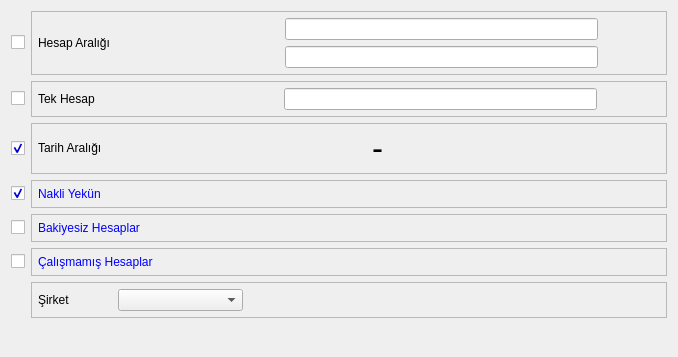
<?xml version="1.0" encoding="UTF-8"?>
<ui version="4.0">
 <class>CARI_HESAP_EKSTRESI_BATCH</class>
 <widget class="QDialog" name="CARI_HESAP_EKSTRESI_BATCH">
  <property name="geometry">
   <rect>
    <x>0</x>
    <y>0</y>
    <width>678</width>
    <height>357</height>
   </rect>
  </property>
  <property name="sizePolicy">
   <sizepolicy hsizetype="Expanding" vsizetype="Expanding">
    <horstretch>0</horstretch>
    <verstretch>0</verstretch>
   </sizepolicy>
  </property>
  <property name="windowTitle">
   <string>Cari Hesap Ekstresi</string>
  </property>
  <layout class="QGridLayout" name="gridLayout_8" rowstretch="1,1,1,1,1,1,0,1" columnstretch="10,50,10,5">
   <item row="0" column="0">
    <widget class="QCheckBox" name="checkbox_hesap_araligi">
     <property name="sizePolicy">
      <sizepolicy hsizetype="Fixed" vsizetype="Fixed">
       <horstretch>0</horstretch>
       <verstretch>0</verstretch>
      </sizepolicy>
     </property>
     <property name="toolTip">
      <string>Seçilen hesap aralığına göre cari hesap ekstresi almamızı sağlar.</string>
     </property>
     <property name="styleSheet">
      <string notr="true">color: rgb(0, 0, 255);</string>
     </property>
     <property name="text">
      <string/>
     </property>
     <property name="checked">
      <bool>false</bool>
     </property>
    </widget>
   </item>
   <item row="0" column="1" colspan="3">
    <widget class="QFrame" name="frame_hesap_araligi">
     <property name="sizePolicy">
      <sizepolicy hsizetype="Expanding" vsizetype="Fixed">
       <horstretch>0</horstretch>
       <verstretch>0</verstretch>
      </sizepolicy>
     </property>
     <property name="frameShape">
      <enum>QFrame::StyledPanel</enum>
     </property>
     <property name="frameShadow">
      <enum>QFrame::Raised</enum>
     </property>
     <layout class="QGridLayout" name="gridLayout" columnstretch="3,5,10,2">
      <property name="margin">
       <number>6</number>
      </property>
      <item row="0" column="0" rowspan="2">
       <widget class="QLabel" name="label">
        <property name="sizePolicy">
         <sizepolicy hsizetype="Fixed" vsizetype="Fixed">
          <horstretch>0</horstretch>
          <verstretch>0</verstretch>
         </sizepolicy>
        </property>
        <property name="text">
         <string>Hesap Aralığı  </string>
        </property>
       </widget>
      </item>
      <item row="0" column="1">
       <widget class="QSearchEdit" name="searchedit_bas_hesabi">
        <property name="sizePolicy">
         <sizepolicy hsizetype="Expanding" vsizetype="Fixed">
          <horstretch>0</horstretch>
          <verstretch>0</verstretch>
         </sizepolicy>
        </property>
        <property name="whatsThis">
         <string>Arama widget. </string>
        </property>
        <property name="QSearchEdit" stdset="0">
         <rect>
          <x>0</x>
          <y>0</y>
          <width>100</width>
          <height>100</height>
         </rect>
        </property>
       </widget>
      </item>
      <item row="0" column="2">
       <widget class="QLineEdit" name="lineedit_bas_hesap_ismi">
        <property name="maximumSize">
         <size>
          <width>16777215</width>
          <height>16777215</height>
         </size>
        </property>
        <property name="focusPolicy">
         <enum>Qt::NoFocus</enum>
        </property>
        <property name="readOnly">
         <bool>true</bool>
        </property>
       </widget>
      </item>
      <item row="0" column="3">
       <spacer name="horizontalSpacer_3">
        <property name="orientation">
         <enum>Qt::Horizontal</enum>
        </property>
        <property name="sizeHint" stdset="0">
         <size>
          <width>40</width>
          <height>20</height>
         </size>
        </property>
       </spacer>
      </item>
      <item row="1" column="1">
       <widget class="QSearchEdit" name="searchedit_bts_hesabi">
        <property name="sizePolicy">
         <sizepolicy hsizetype="Expanding" vsizetype="Fixed">
          <horstretch>0</horstretch>
          <verstretch>0</verstretch>
         </sizepolicy>
        </property>
        <property name="whatsThis">
         <string>Arama widget. </string>
        </property>
        <property name="QSearchEdit" stdset="0">
         <rect>
          <x>0</x>
          <y>0</y>
          <width>100</width>
          <height>100</height>
         </rect>
        </property>
       </widget>
      </item>
      <item row="1" column="2">
       <widget class="QLineEdit" name="lineedit_bts_hesap_ismi">
        <property name="maximumSize">
         <size>
          <width>16777215</width>
          <height>16777215</height>
         </size>
        </property>
        <property name="focusPolicy">
         <enum>Qt::NoFocus</enum>
        </property>
        <property name="readOnly">
         <bool>true</bool>
        </property>
       </widget>
      </item>
     </layout>
    </widget>
   </item>
   <item row="1" column="0">
    <widget class="QCheckBox" name="checkbox_tek_hesap">
     <property name="sizePolicy">
      <sizepolicy hsizetype="Fixed" vsizetype="Fixed">
       <horstretch>0</horstretch>
       <verstretch>0</verstretch>
      </sizepolicy>
     </property>
     <property name="toolTip">
      <string>Seçilen tek bir cari hesaba göre cari hesap ekstresi almamızı sağlar.</string>
     </property>
     <property name="styleSheet">
      <string notr="true">color: rgb(0, 0, 255);
</string>
     </property>
     <property name="text">
      <string/>
     </property>
    </widget>
   </item>
   <item row="1" column="1" colspan="3">
    <widget class="QFrame" name="frame_tek_hesap">
     <property name="sizePolicy">
      <sizepolicy hsizetype="Expanding" vsizetype="Fixed">
       <horstretch>0</horstretch>
       <verstretch>0</verstretch>
      </sizepolicy>
     </property>
     <property name="maximumSize">
      <size>
       <width>16777215</width>
       <height>16777215</height>
      </size>
     </property>
     <property name="frameShape">
      <enum>QFrame::StyledPanel</enum>
     </property>
     <property name="frameShadow">
      <enum>QFrame::Raised</enum>
     </property>
     <layout class="QGridLayout" name="gridLayout_3" columnstretch="3,5,10,2">
      <property name="margin">
       <number>6</number>
      </property>
      <item row="0" column="0">
       <widget class="QLabel" name="label_2">
        <property name="sizePolicy">
         <sizepolicy hsizetype="Fixed" vsizetype="Fixed">
          <horstretch>0</horstretch>
          <verstretch>0</verstretch>
         </sizepolicy>
        </property>
        <property name="text">
         <string>Tek Hesap      </string>
        </property>
       </widget>
      </item>
      <item row="0" column="2">
       <widget class="QLineEdit" name="lineedit_tek_hesap_ismi">
        <property name="maximumSize">
         <size>
          <width>16777215</width>
          <height>16777215</height>
         </size>
        </property>
        <property name="focusPolicy">
         <enum>Qt::NoFocus</enum>
        </property>
        <property name="readOnly">
         <bool>true</bool>
        </property>
       </widget>
      </item>
      <item row="0" column="1">
       <widget class="QSearchEdit" name="searchedit_tek_hesap">
        <property name="sizePolicy">
         <sizepolicy hsizetype="Expanding" vsizetype="Fixed">
          <horstretch>0</horstretch>
          <verstretch>0</verstretch>
         </sizepolicy>
        </property>
        <property name="whatsThis">
         <string>Arama widget. </string>
        </property>
        <property name="QSearchEdit" stdset="0">
         <rect>
          <x>0</x>
          <y>0</y>
          <width>100</width>
          <height>100</height>
         </rect>
        </property>
       </widget>
      </item>
      <item row="0" column="3">
       <spacer name="horizontalSpacer_4">
        <property name="orientation">
         <enum>Qt::Horizontal</enum>
        </property>
        <property name="sizeHint" stdset="0">
         <size>
          <width>40</width>
          <height>20</height>
         </size>
        </property>
       </spacer>
      </item>
     </layout>
    </widget>
   </item>
   <item row="2" column="0">
    <widget class="QCheckBox" name="checkbox_tarih_araligi">
     <property name="sizePolicy">
      <sizepolicy hsizetype="Fixed" vsizetype="Fixed">
       <horstretch>0</horstretch>
       <verstretch>0</verstretch>
      </sizepolicy>
     </property>
     <property name="styleSheet">
      <string notr="true">color: rgb(0, 0, 255);</string>
     </property>
     <property name="text">
      <string/>
     </property>
     <property name="checked">
      <bool>true</bool>
     </property>
    </widget>
   </item>
   <item row="2" column="1" colspan="3">
    <widget class="QFrame" name="frame_tarih_araligi">
     <property name="sizePolicy">
      <sizepolicy hsizetype="Expanding" vsizetype="Fixed">
       <horstretch>0</horstretch>
       <verstretch>0</verstretch>
      </sizepolicy>
     </property>
     <property name="minimumSize">
      <size>
       <width>0</width>
       <height>0</height>
      </size>
     </property>
     <property name="frameShape">
      <enum>QFrame::StyledPanel</enum>
     </property>
     <property name="frameShadow">
      <enum>QFrame::Raised</enum>
     </property>
     <layout class="QGridLayout" name="gridLayout_4" columnstretch="5,7,1,7,1">
      <property name="margin">
       <number>6</number>
      </property>
      <item row="0" column="0">
       <widget class="QLabel" name="label_tarih_araligi">
        <property name="sizePolicy">
         <sizepolicy hsizetype="Fixed" vsizetype="Fixed">
          <horstretch>0</horstretch>
          <verstretch>0</verstretch>
         </sizepolicy>
        </property>
        <property name="text">
         <string>Tarih Aralığı     </string>
        </property>
       </widget>
      </item>
      <item row="0" column="2">
       <widget class="QLabel" name="label_6">
        <property name="sizePolicy">
         <sizepolicy hsizetype="Fixed" vsizetype="Fixed">
          <horstretch>0</horstretch>
          <verstretch>0</verstretch>
         </sizepolicy>
        </property>
        <property name="font">
         <font>
          <pointsize>25</pointsize>
         </font>
        </property>
        <property name="text">
         <string>-</string>
        </property>
        <property name="alignment">
         <set>Qt::AlignCenter</set>
        </property>
       </widget>
      </item>
      <item row="0" column="1">
       <widget class="QAdakDate" name="adakDate_bsl_tarihi">
        <property name="minimumSize">
         <size>
          <width>242</width>
          <height>0</height>
         </size>
        </property>
        <property name="whatsThis">
         <string>Tarih WidgetÄ± </string>
        </property>
        <property name="QAdakDate" stdset="0">
         <rect>
          <x>0</x>
          <y>0</y>
          <width>100</width>
          <height>100</height>
         </rect>
        </property>
       </widget>
      </item>
      <item row="0" column="3">
       <widget class="QAdakDate" name="adakDate_bts_tarihi">
        <property name="minimumSize">
         <size>
          <width>242</width>
          <height>0</height>
         </size>
        </property>
        <property name="whatsThis">
         <string>Tarih WidgetÄ± </string>
        </property>
        <property name="QAdakDate" stdset="0">
         <rect>
          <x>0</x>
          <y>0</y>
          <width>100</width>
          <height>100</height>
         </rect>
        </property>
       </widget>
      </item>
      <item row="0" column="4">
       <spacer name="horizontalSpacer_8">
        <property name="orientation">
         <enum>Qt::Horizontal</enum>
        </property>
        <property name="sizeHint" stdset="0">
         <size>
          <width>40</width>
          <height>20</height>
         </size>
        </property>
       </spacer>
      </item>
     </layout>
    </widget>
   </item>
   <item row="3" column="0">
    <widget class="QCheckBox" name="checkbox_nakli_yekun">
     <property name="sizePolicy">
      <sizepolicy hsizetype="Fixed" vsizetype="Fixed">
       <horstretch>0</horstretch>
       <verstretch>0</verstretch>
      </sizepolicy>
     </property>
     <property name="toolTip">
      <string>Nakli yekün tutarına göre veya nakli yekün tutarı hariç rapor almamızı sağlar. </string>
     </property>
     <property name="styleSheet">
      <string notr="true">color: rgb(0, 0, 255);</string>
     </property>
     <property name="text">
      <string/>
     </property>
     <property name="checked">
      <bool>true</bool>
     </property>
    </widget>
   </item>
   <item row="3" column="1" colspan="3">
    <widget class="QFrame" name="frame_bakiyesiz_hesaplar_2">
     <property name="sizePolicy">
      <sizepolicy hsizetype="Expanding" vsizetype="Fixed">
       <horstretch>0</horstretch>
       <verstretch>0</verstretch>
      </sizepolicy>
     </property>
     <property name="styleSheet">
      <string notr="true">color: rgb(0, 170, 255);</string>
     </property>
     <property name="frameShape">
      <enum>QFrame::StyledPanel</enum>
     </property>
     <property name="frameShadow">
      <enum>QFrame::Raised</enum>
     </property>
     <layout class="QGridLayout" name="gridLayout_7">
      <property name="margin">
       <number>6</number>
      </property>
      <item row="0" column="0">
       <widget class="QLabel" name="label_bakiyesiz_hesaplar_2">
        <property name="enabled">
         <bool>true</bool>
        </property>
        <property name="sizePolicy">
         <sizepolicy hsizetype="Expanding" vsizetype="Fixed">
          <horstretch>0</horstretch>
          <verstretch>0</verstretch>
         </sizepolicy>
        </property>
        <property name="styleSheet">
         <string notr="true">
color: rgb(0, 0, 255);</string>
        </property>
        <property name="text">
         <string>Nakli Yekün</string>
        </property>
       </widget>
      </item>
     </layout>
    </widget>
   </item>
   <item row="4" column="0">
    <widget class="QCheckBox" name="checkbox_bakiyesiz_hesaplar">
     <property name="sizePolicy">
      <sizepolicy hsizetype="Fixed" vsizetype="Fixed">
       <horstretch>0</horstretch>
       <verstretch>0</verstretch>
      </sizepolicy>
     </property>
     <property name="toolTip">
      <string>İşlem görmüş,borç alacak bakiye vermeyen cari hesapları raporda gösterir.</string>
     </property>
     <property name="styleSheet">
      <string notr="true">color: rgb(0, 0, 255);</string>
     </property>
     <property name="text">
      <string/>
     </property>
    </widget>
   </item>
   <item row="4" column="1" colspan="3">
    <widget class="QFrame" name="frame_bakiyesiz_hesaplar">
     <property name="sizePolicy">
      <sizepolicy hsizetype="Expanding" vsizetype="Fixed">
       <horstretch>0</horstretch>
       <verstretch>0</verstretch>
      </sizepolicy>
     </property>
     <property name="minimumSize">
      <size>
       <width>0</width>
       <height>0</height>
      </size>
     </property>
     <property name="styleSheet">
      <string notr="true">color: rgb(0, 170, 255);</string>
     </property>
     <property name="frameShape">
      <enum>QFrame::StyledPanel</enum>
     </property>
     <property name="frameShadow">
      <enum>QFrame::Raised</enum>
     </property>
     <layout class="QGridLayout" name="gridLayout_5">
      <property name="margin">
       <number>6</number>
      </property>
      <item row="0" column="0">
       <widget class="QLabel" name="label_bakiyesiz_hesaplar">
        <property name="enabled">
         <bool>true</bool>
        </property>
        <property name="sizePolicy">
         <sizepolicy hsizetype="Expanding" vsizetype="Fixed">
          <horstretch>0</horstretch>
          <verstretch>0</verstretch>
         </sizepolicy>
        </property>
        <property name="styleSheet">
         <string notr="true">
color: rgb(0, 0, 255);</string>
        </property>
        <property name="text">
         <string>Bakiyesiz Hesaplar</string>
        </property>
       </widget>
      </item>
     </layout>
    </widget>
   </item>
   <item row="5" column="0">
    <widget class="QCheckBox" name="checkbox_calismamis_hesaplar">
     <property name="toolTip">
      <string>İşlem görmemiş cari hesapları raporda gösterir.</string>
     </property>
     <property name="styleSheet">
      <string notr="true">color: rgb(0, 0, 255);</string>
     </property>
     <property name="text">
      <string/>
     </property>
    </widget>
   </item>
   <item row="5" column="1" colspan="3">
    <widget class="QFrame" name="frame_calismamis_hesaplar">
     <property name="sizePolicy">
      <sizepolicy hsizetype="Expanding" vsizetype="Fixed">
       <horstretch>0</horstretch>
       <verstretch>0</verstretch>
      </sizepolicy>
     </property>
     <property name="frameShape">
      <enum>QFrame::StyledPanel</enum>
     </property>
     <property name="frameShadow">
      <enum>QFrame::Raised</enum>
     </property>
     <layout class="QGridLayout" name="gridLayout_6">
      <property name="margin">
       <number>6</number>
      </property>
      <item row="0" column="0">
       <widget class="QLabel" name="label_calismamis_hesaplar">
        <property name="enabled">
         <bool>true</bool>
        </property>
        <property name="sizePolicy">
         <sizepolicy hsizetype="Expanding" vsizetype="Fixed">
          <horstretch>0</horstretch>
          <verstretch>0</verstretch>
         </sizepolicy>
        </property>
        <property name="styleSheet">
         <string notr="true">color: rgb(0, 0, 255);</string>
        </property>
        <property name="text">
         <string>Çalışmamış Hesaplar</string>
        </property>
       </widget>
      </item>
     </layout>
    </widget>
   </item>
   <item row="6" column="1" colspan="3">
    <widget class="QFrame" name="frame_entegre_filtresi">
     <property name="sizePolicy">
      <sizepolicy hsizetype="Expanding" vsizetype="Fixed">
       <horstretch>0</horstretch>
       <verstretch>0</verstretch>
      </sizepolicy>
     </property>
     <property name="frameShape">
      <enum>QFrame::StyledPanel</enum>
     </property>
     <property name="frameShadow">
      <enum>QFrame::Raised</enum>
     </property>
     <layout class="QGridLayout" name="gridLayout_2" columnstretch="5,3,10">
      <property name="margin">
       <number>6</number>
      </property>
      <item row="0" column="0">
       <widget class="QLabel" name="label_sirket">
        <property name="sizePolicy">
         <sizepolicy hsizetype="Fixed" vsizetype="Fixed">
          <horstretch>0</horstretch>
          <verstretch>0</verstretch>
         </sizepolicy>
        </property>
        <property name="text">
         <string>Şirket             </string>
        </property>
       </widget>
      </item>
      <item row="0" column="1">
       <widget class="QComboBox" name="comboBox_sirket">
        <property name="sizePolicy">
         <sizepolicy hsizetype="Minimum" vsizetype="Fixed">
          <horstretch>0</horstretch>
          <verstretch>0</verstretch>
         </sizepolicy>
        </property>
       </widget>
      </item>
      <item row="0" column="2">
       <spacer name="horizontalSpacer">
        <property name="orientation">
         <enum>Qt::Horizontal</enum>
        </property>
        <property name="sizeHint" stdset="0">
         <size>
          <width>40</width>
          <height>20</height>
         </size>
        </property>
       </spacer>
      </item>
     </layout>
    </widget>
   </item>
   <item row="7" column="1" colspan="2">
    <spacer name="horizontalSpacer_2">
     <property name="orientation">
      <enum>Qt::Horizontal</enum>
     </property>
     <property name="sizeHint" stdset="0">
      <size>
       <width>582</width>
       <height>20</height>
      </size>
     </property>
    </spacer>
   </item>
   <item row="7" column="3">
    <widget class="QWidget" name="widget_batch_buttons" native="true">
     <property name="sizePolicy">
      <sizepolicy hsizetype="Expanding" vsizetype="Fixed">
       <horstretch>0</horstretch>
       <verstretch>0</verstretch>
      </sizepolicy>
     </property>
    </widget>
   </item>
  </layout>
 </widget>
 <customwidgets>
  <customwidget>
   <class>QAdakDate</class>
   <extends>QWidget</extends>
   <header>QAdakDate.h</header>
  </customwidget>
  <customwidget>
   <class>QSearchEdit</class>
   <extends>QWidget</extends>
   <header>QSearchEdit.h</header>
  </customwidget>
 </customwidgets>
 <tabstops>
  <tabstop>checkbox_hesap_araligi</tabstop>
  <tabstop>searchedit_bas_hesabi</tabstop>
  <tabstop>searchedit_bts_hesabi</tabstop>
  <tabstop>checkbox_tek_hesap</tabstop>
  <tabstop>searchedit_tek_hesap</tabstop>
  <tabstop>checkbox_tarih_araligi</tabstop>
  <tabstop>adakDate_bsl_tarihi</tabstop>
  <tabstop>adakDate_bts_tarihi</tabstop>
  <tabstop>checkbox_nakli_yekun</tabstop>
  <tabstop>checkbox_bakiyesiz_hesaplar</tabstop>
  <tabstop>checkbox_calismamis_hesaplar</tabstop>
  <tabstop>comboBox_sirket</tabstop>
 </tabstops>
 <resources/>
 <connections/>
</ui>
